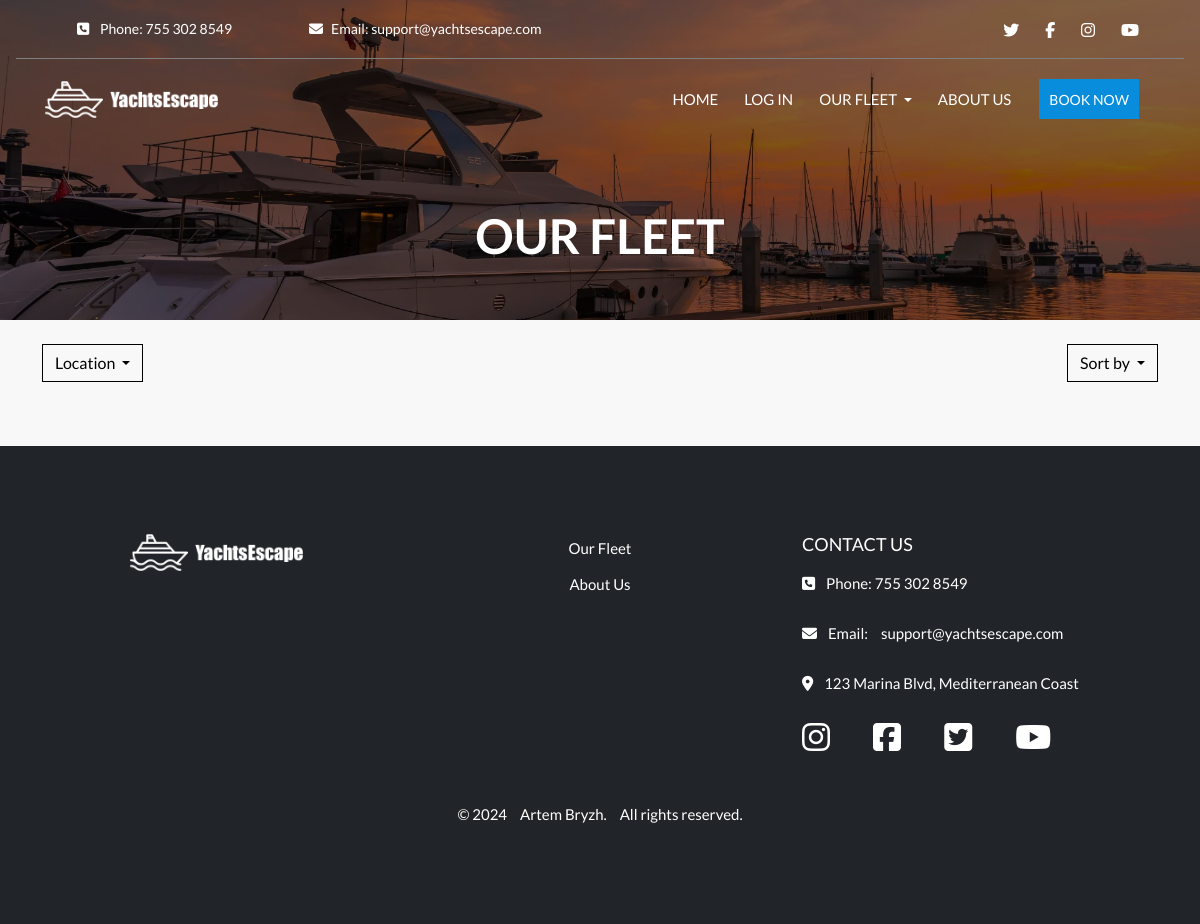
The app's page /yachts/?country=Spain, older data.
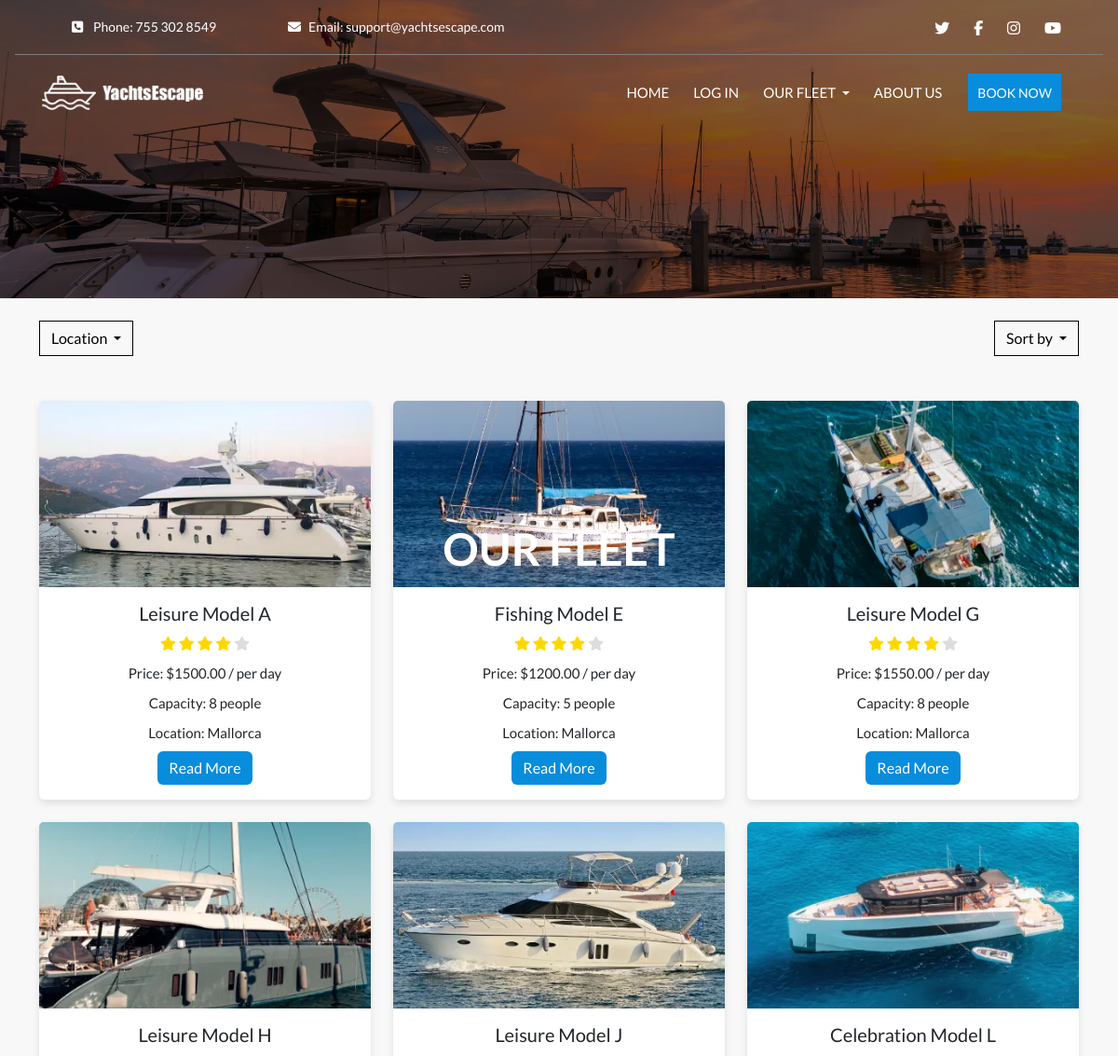
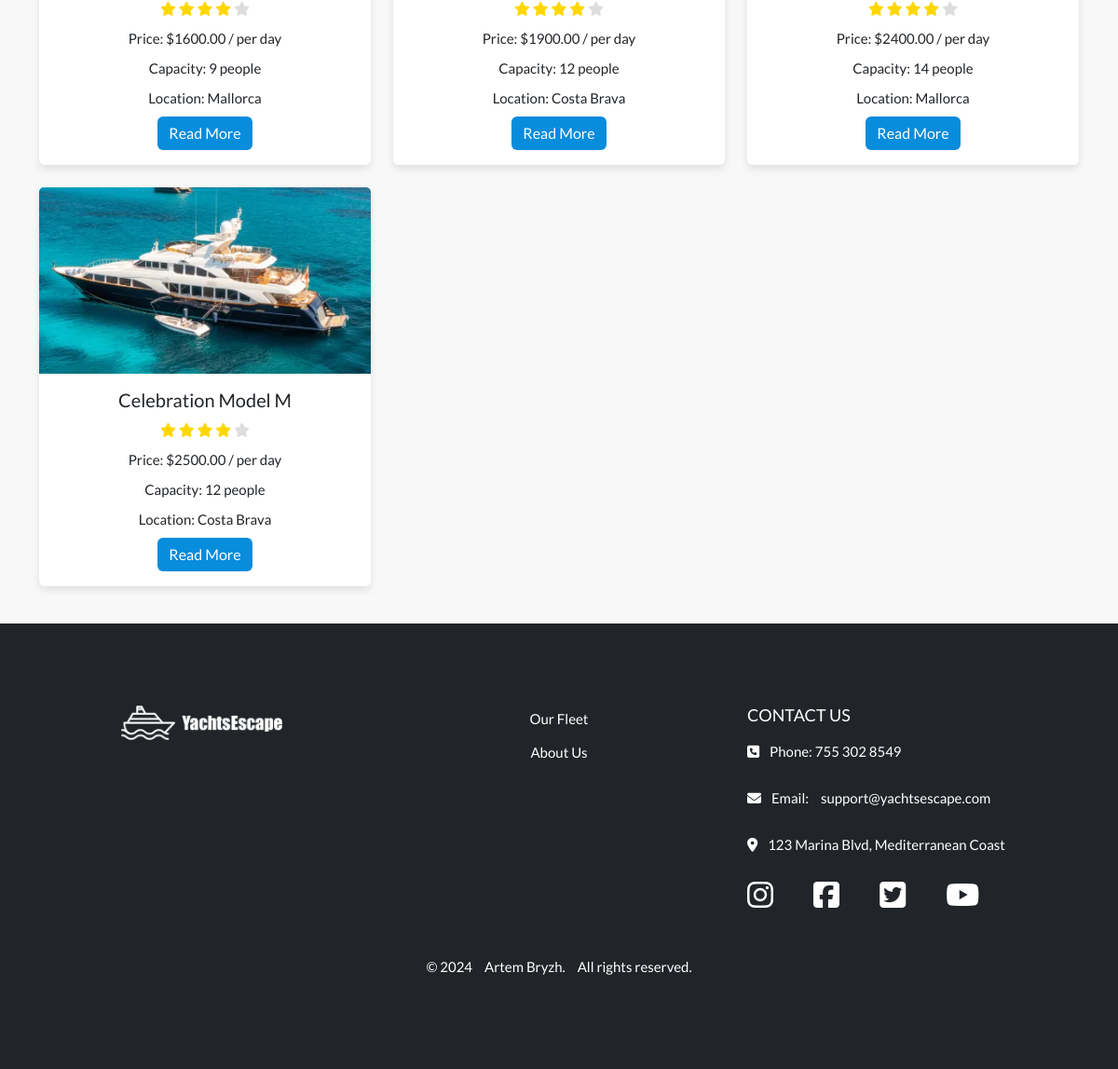
The same page, newer data (2 pictures, top to bottom).
### yachts/models.py (models this page shows, shortened)
class Yacht(models.Model):
    COUNTRY_CHOICES = [
        ('Turkey', 'Turkey'),
        ('France', 'France'),
        ('Spain', 'Spain'),
    ]
    name = models.CharField(max_length=100)
    id = models.AutoField(primary_key=True)
    type = models.CharField(max_length=50, default='default_type')
    description = models.TextField()
    country = models.CharField(max_length=50, choices=COUNTRY_CHOICES, default='Turkey')
    location = models.CharField(max_length=100)
    capacity = models.IntegerField()
    price_per_day = models.DecimalField(max_digits=8, decimal_places=2)
    rating = models.DecimalField(max_digits=6, decimal_places=2, null=True, blank=True)
    available = models.BooleanField(default=True)
    image_url = models.URLField(max_length=1024, null=True, blank=True)
    image = models.ImageField(upload_to='yachts/cards/', null=True, blank=True)

### yachts/views.py (the view)
# urls.py: path('', views.yacht_list, name='yacht_list'),  # URL для страницы списка яхт
def yacht_list(request):
    yachts = Yacht.objects.all()  # Initial query to get all yachts
    boat_type = request.GET.get('type')  # Get the selected boat type from the GET request
    if boat_type:
        yachts = yachts.filter(type__iexact=boat_type)  # Filter yachts by the selected boat type
    country = request.GET.get('country')  # Get the selected country from the GET request
    if country:
        yachts = yachts.filter(country=country)  # Filter yachts by the selected country
    location = request.GET.get('location')  # Get the selected location from the GET request
    if location:
        yachts = yachts.filter(location__icontains=location)  # Filter yachts by the selected location
    sort_options = {
        'price_low': 'price_per_day',  # Sort by price ascending
        'price_high': '-price_per_day',  # Sort by price descending
        'rating_low': 'rating',  # Sort by rating ascending
        'rating_high': '-rating',  # Sort by rating descending
        'name_az': 'name',  # Sort by name A-Z
        'name_za': '-name',  # Sort by name Z-A
        'type_az': 'type',  # Sort by type A-Z
        'type_za': '-type'  # Sort by type Z-A
    }
    sort = request.GET.get('sort')  # Get the selected sorting option from the GET request
    if sort in sort_options:
        yachts = yachts.order_by(sort_options[sort])  # Apply sorting based on the selected option
    capacity_filter = {
        '2-4': {'capacity__lte': 4},  # Filter for capacity up to 4
        '4-6': {'capacity__gte': 4, 'capacity__lte': 6},  # Filter for capacity between 4 and 6
        '6-8': {'capacity__gte': 6, 'capacity__lte': 8},  # Filter for capacity between 6 and 8
        '8_plus': {'capacity__gt': 8},  # Filter for capacity greater than 8
    }
    capacity = request.GET.get('capacity')  # Get the selected capacity from the GET request
    if capacity in capacity_filter:
        yachts = yachts.filter(**capacity_filter[capacity])  # Apply filtering based on the selected capacity
    return render(request, 'yachts/yacht-list.html', {'yachts': yachts})

### yachts/templates/yachts/yacht-list.html (shortened to what this page needs)
{% extends 'base.html' %}
{% load static %}
{% block extra_css %}
<link rel="stylesheet" href="{% static 'css/yachts/yacht-list.css' %}">
{% endblock %}
{% block content %}
<div class="container">
    <div class="header-content">
        <h1 class="hero-title">Our Fleet</h1>
    </div>
    <div class="d-flex justify-content-between mt-4">
        <div class="dropdown">
            <button class="btn dropdown-toggle custom-dropdown-btn" type="button" id="locationDropdown"
                data-bs-toggle="dropdown" aria-expanded="false">
                Location
            </button>
        </div>
        <div class="dropdown">
            <button class="btn dropdown-toggle custom-dropdown-btn" type="button" id="sortDropdown"
                data-bs-toggle="dropdown" aria-expanded="false">
                Sort by
            </button>
        </div>
    </div>
    <div class="row mt-5">
        {% for yacht in yachts %}
        <div class="col-md-4 mb-4">
            <div class="card h-100">
                {% if yacht.image %}
                <img src="{{ yacht.image.url }}" class="card-img-top" alt="{{ yacht.name }}">
                {% else %}
                <img src="{% static 'images/default-yacht.png' %}" class="card-img-top" alt="{{ yacht.name }}">
                {% endif %}
                <div class="card-body">
                    <h5 class="card-title">{{ yacht.name }}</h5>
                    <div class="rating mb-2">
                        {% for i in "12345" %}
                        {% if forloop.counter <= yacht.rating|default:0 %} <i class="fas fa-star filled"></i>
                            {% else %}
                            <i class="fas fa-star"></i>
                            {% endif %}
                            {% endfor %}
                    </div>
                    <p class="card-text">Price: ${{ yacht.price_per_day }} / per day</p>
                    <p class="card-text">Capacity: {{ yacht.capacity }} people</p>
                    <p class="card-text">Location: {{ yacht.location }}</p>
                    <a href="{% url 'yacht_detail' yacht.id %}" class="btn btn-primary">Read More</a>
                </div>
            </div>
        </div>
        {% endfor %}
    </div>
    {% endblock %}

Row changes from the older to the newer data that the page shows:
now on this page (row edited): Yacht: image (picture), name "Leisure Model A", rating 4.5 (drawn), price_per_day "1500.00", capacity "8", location "Mallorca"
now on this page (row edited): Yacht: image (picture), name "Fishing Model E", rating 4.3 (drawn), price_per_day "1200.00", capacity "5", location "Mallorca"
now on this page (row edited): Yacht: image (picture), name "Leisure Model G", rating 4.4 (drawn), price_per_day "1550.00", capacity "8", location "Mallorca"
now on this page (row edited): Yacht: image (picture), name "Leisure Model H", rating 4.5 (drawn), price_per_day "1600.00", capacity "9", location "Mallorca"
now on this page (row edited): Yacht: image (picture), name "Leisure Model J", rating 4.9 (drawn), price_per_day "1900.00", capacity "12", location "Costa Brava"
now on this page (row edited): Yacht: image (picture), name "Celebration Model L", rating 4.8 (drawn), price_per_day "2400.00", capacity "14", location "Mallorca"
now on this page (row edited): Yacht: image (picture), name "Celebration Model M", rating 4.9 (drawn), price_per_day "2500.00", capacity "12", location "Costa Brava"
